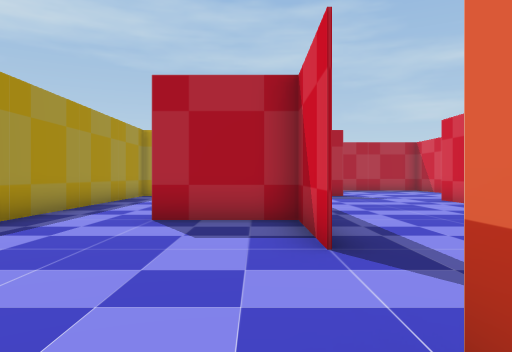
view 1 (above)

16 first-person views from a walk through a scene from a Unity 3-D project. The camera is 1.5 m above the floor, looks level and sees 70° across. The floor is counted in squares, 2 m on a side. Each view is taken from the middle of a square. On the plan, view 1 faces up. The plan holds only what a view shows up to about 11 squares ahead; the rest is blank. The place goes on beyond the plan. The player character is not drawn. Some animated figures are left out.

view 2
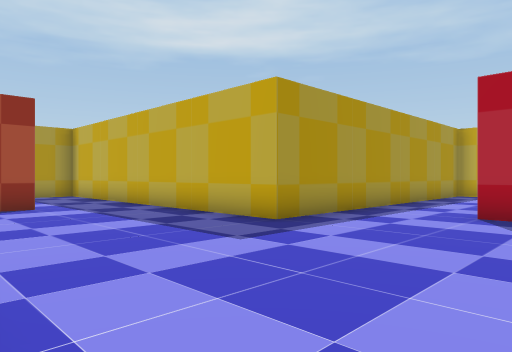

view 3
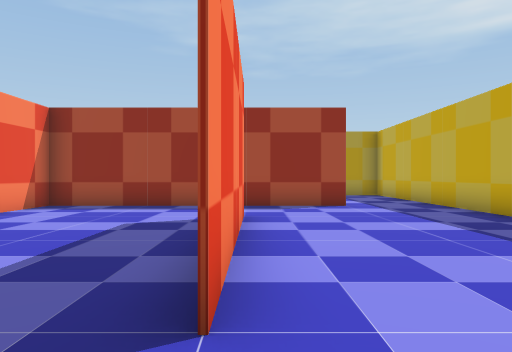

view 4
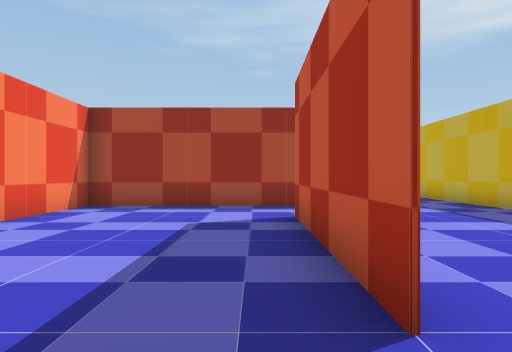

view 5
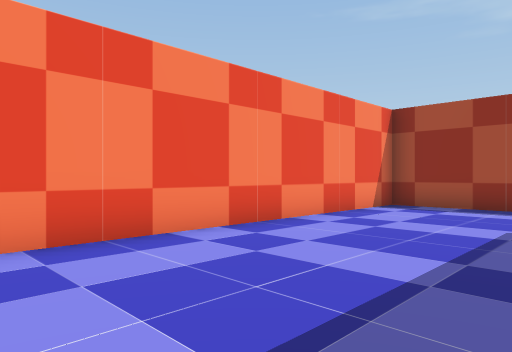

view 6
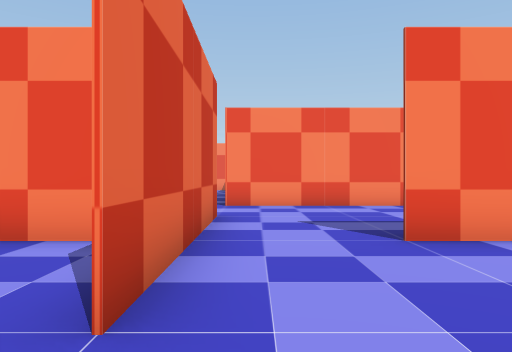

view 7
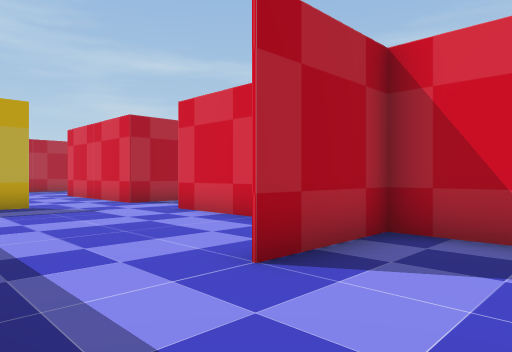

view 8
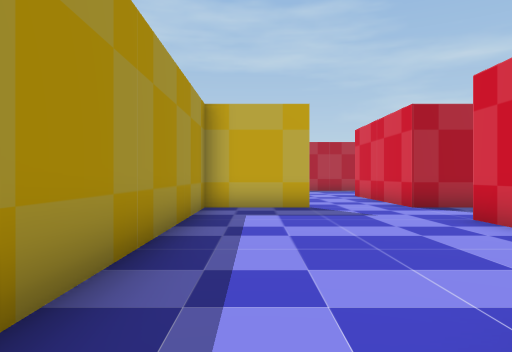

view 9
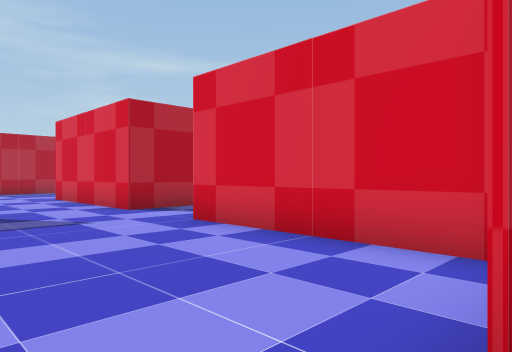

view 10
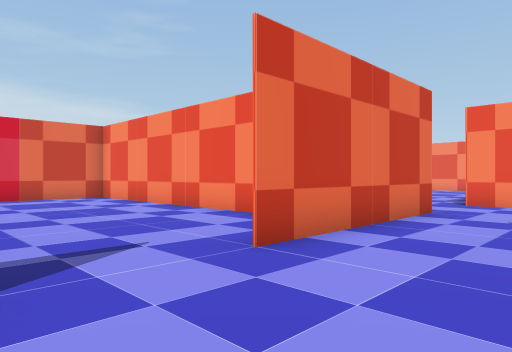

view 11
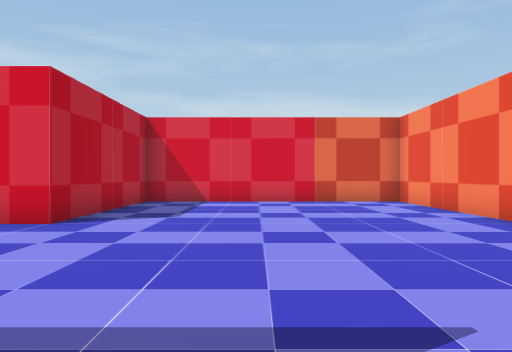

view 12
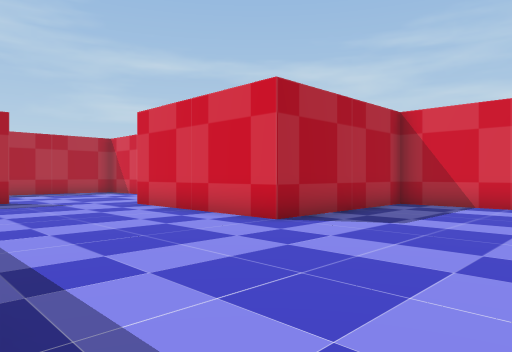

view 13
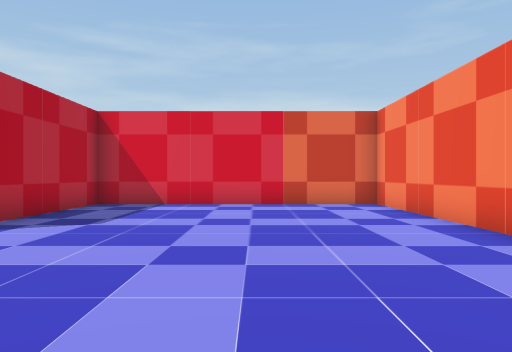

view 14
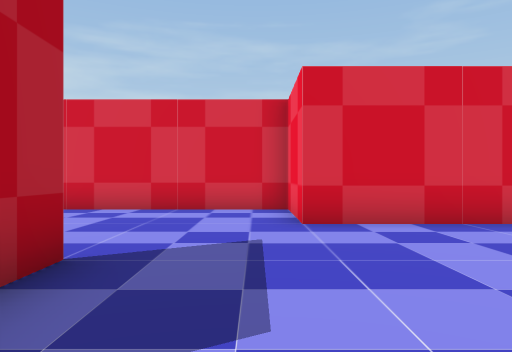

view 15
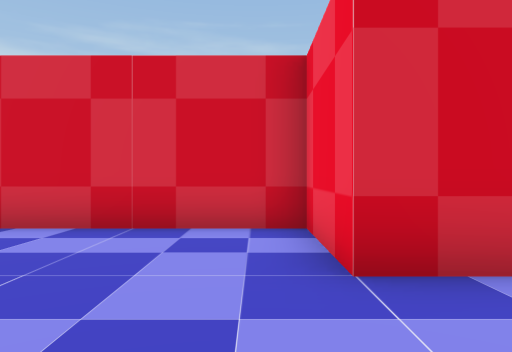

view 16
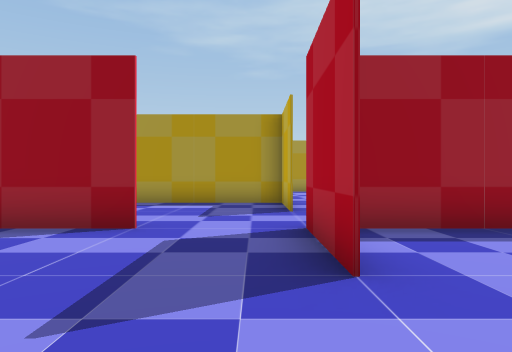

### Floor plan
Ten units are one square. View 1 is at (0, 0); x grows to the right and y downward. Boxes are objects, and circles mark ways between rooms. Rooms are numbered by the first view taken in them; rooms with no view inside come last. Other rooms are left out.
<svg viewBox="-97 -170 209 237">
<path fill="none" stroke="#000" d="M8 -62 -19 -62M7 -38 7 -114M7 6 7 -14M-92 -14 -92 6M-16 -137 -42 -137 -42 -37 -86 -37M-65 12 -16 12M-16 13 -69 13M7 38 7 6M-92 6 -92 62 9 62M8 -114 8 -92M34 -137 7 -137M19 12 107 12 107 -62 57 -62 57 -113 82 -113 82 -164M8 -165 8 -144"/>
<circle cx="-5" cy="10" r="3" fill="#2a7"/>
<circle cx="-75" cy="10" r="3" fill="#2a7"/>
<circle cx="10" cy="-125" r="3" fill="#2a7"/>
<circle cx="10" cy="-25" r="3" fill="#2a7"/>
<text x="-30" y="-60">1</text>
<text x="-40" y="30">2</text>
<text x="50" y="-70">3</text>
</svg>
Room 1 opens to room 2. Room 1 opens to room 3.

Where each view was taken, in squares from view 1:
view 1: 0 up, 0 right, facing up
view 2: 1 down, 0 right, facing up-left
view 3: 1 down, 0 right, facing left
view 4: 2 down, 0 right, facing left
view 5: 2 down, 0 right, facing down-left
view 6: 3 up, 0 right, facing down
view 7: 4 up, 4 left, facing up-right
view 8: 5 up, 3 left, facing up
view 9: 6 up, 3 left, facing up-right
view 10: 4 up, 2 left, facing down-right
view 11: 3 up, 0 right, facing right
view 12: 2 up, 1 right, facing up-right
view 13: 2 up, 1 right, facing right
view 14: 12 up, 0 right, facing right
view 15: 12 up, 3 right, facing right
view 16: 13 up, 6 right, facing left
